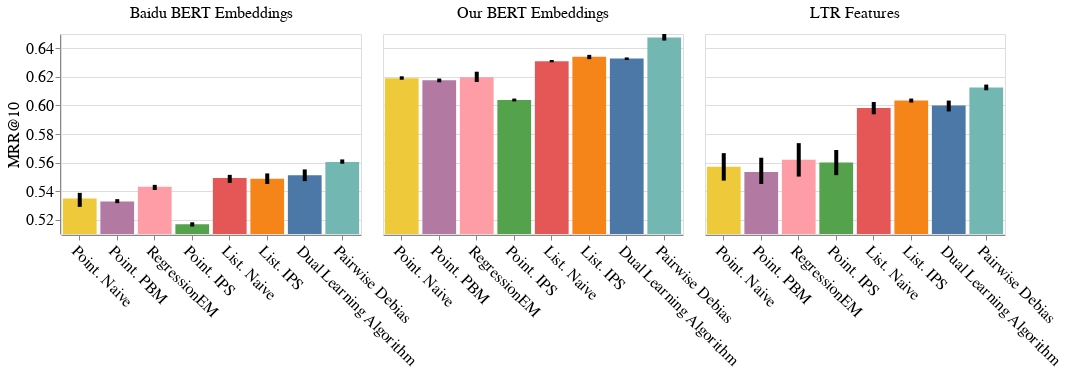

The code cell stored with this chart in its notebook:
### Code cell
metric_df = rel_df.groupby(["data", "model", "random_state"]).aggregate({metric: "mean"}).reset_index()
metric_df = metric_df[metric_df.model.map(lambda x: x in model2name)]
metric_df["model"] = metric_df["model"].map(model2name)
metric_df["data"] = metric_df["data"].map(data2name)

base = alt.Chart(metric_df, width=300)

bars = base.mark_bar().encode(
    x=alt.X("model", title=None, sort=list(model2name.values())).axis(labelAngle=45),
    y=alt.Y(f"mean({metric})").scale(zero=False),
    color=alt.Color("model", title=None, legend=None),
    tooltip=["model", f"mean({metric}):Q"],
)

error = base.mark_errorbar(extent="ci").encode(
    x=alt.X("model", sort=list(model2name.values())),
    y=alt.Y(metric, title=metric.upper()),
    strokeWidth=alt.value(4)
)

(bars + error).facet(
    column=alt.Column("data", title="", sort=list(data2name.values())),   
).configure_legend(
    orient="top",
)

### Figure 1 — Vega specification as saved in the notebook (floating-point values rounded to 4 significant figures)
{"$schema": "https://vega.github.io/schema/vega/v5.json", "data": [{"name": "source_0", "values": [{"data": "Baidu BERT Embeddings", "model": "Dual Learning Algorithm", "random_state": "1906", "mrr@10": 0.548, "column_data_sort_index": 0.0}, {"data": "Baidu BERT Embeddings", "model": "Dual Learning Algorithm", "random_state": "3056", "mrr@10": 0.556, "column_data_sort_index": 0.0}, {"data": "Baidu BERT Embeddings", "model": "Dual Learning Algorithm", "random_state": "4269", "mrr@10": 0.551, "column_data_sort_index": 0.0}, {"data": "Baidu BERT Embeddings", "model": "Dual Learning Algorithm", "random_state": "5227", "mrr@10": 0.557, "column_data_sort_index": 0.0}, {"data": "Baidu BERT Embeddings", "model": "Dual Learning Algorithm", "random_state": "816", "mrr@10": 0.544, "column_data_sort_index": 0.0}, {"data": "Baidu BERT Embeddings", "model": "List. IPS", "random_state": "1906", "mrr@10": 0.549, "column_data_sort_index": 0.0}, {"data": "Baidu BERT Embeddings", "model": "List. IPS", "random_state": "3056", "mrr@10": 0.546, "column_data_sort_index": 0.0}, {"data": "Baidu BERT Embeddings", "model": "List. IPS", "random_state": "4269", "mrr@10": 0.542, "column_data_sort_index": 0.0}, {"data": "Baidu BERT Embeddings", "model": "List. IPS", "random_state": "5227", "mrr@10": 0.552, "column_data_sort_index": 0.0}, {"data": "Baidu BERT Embeddings", "model": "List. IPS", "random_state": "816", "mrr@10": 0.554, "column_data_sort_index": 0.0}, {"data": "Baidu BERT Embeddings", "model": "Point. IPS", "random_state": "1906", "mrr@10": 0.519, "column_data_sort_index": 0.0}, {"data": "Baidu BERT Embeddings", "model": "Point. IPS", "random_state": "3056", "mrr@10": 0.517, "column_data_sort_index": 0.0}, {"data": "Baidu BERT Embeddings", "model": "Point. IPS", "random_state": "4269", "mrr@10": 0.516, "column_data_sort_index": 0.0}, {"data": "Baidu BERT Embeddings", "model": "Point. IPS", "random_state": "5227", "mrr@10": 0.518, "column_data_sort_index": 0.0}, {"data": "Baidu BERT Embeddings", "model": "Point. IPS", "random_state": "816", "mrr@10": 0.514, "column_data_sort_index": 0.0}, {"data": "Baidu BERT Embeddings", "model": "List. Naive", "random_state": "1906", "mrr@10": 0.551, "column_data_sort_index": 0.0}, {"data": "Baidu BERT Embeddings", "model": "List. Naive", "random_state": "3056", "mrr@10": 0.551, "column_data_sort_index": 0.0}, {"data": "Baidu BERT Embeddings", "model": "List. Naive", "random_state": "4269", "mrr@10": 0.543, "column_data_sort_index": 0.0}, {"data": "Baidu BERT Embeddings", "model": "List. Naive", "random_state": "5227", "mrr@10": 0.552, "column_data_sort_index": 0.0}, {"data": "Baidu BERT Embeddings", "model": "List. Naive", "random_state": "816", "mrr@10": 0.549, "column_data_sort_index": 0.0}, {"data": "Baidu BERT Embeddings", "model": "Point. Naive", "random_state": "1906", "mrr@10": 0.523, "column_data_sort_index": 0.0}, {"data": "Baidu BERT Embeddings", "model": "Point. Naive", "random_state": "3056", "mrr@10": 0.538, "column_data_sort_index": 0.0}, {"data": "Baidu BERT Embeddings", "model": "Point. Naive", "random_state": "4269", "mrr@10": 0.539, "column_data_sort_index": 0.0}, {"data": "Baidu BERT Embeddings", "model": "Point. Naive", "random_state": "5227", "mrr@10": 0.535, "column_data_sort_index": 0.0}, {"data": "Baidu BERT Embeddings", "model": "Point. Naive", "random_state": "816", "mrr@10": 0.539, "column_data_sort_index": 0.0}, {"data": "Baidu BERT Embeddings", "model": "Pairwise Debias", "random_state": "1906", "mrr@10": 0.559, "column_data_sort_index": 0.0}, {"data": "Baidu BERT Embeddings", "model": "Pairwise Debias", "random_state": "3056", "mrr@10": 0.56, "column_data_sort_index": 0.0}, {"data": "Baidu BERT Embeddings", "model": "Pairwise Debias", "random_state": "4269", "mrr@10": 0.564, "column_data_sort_index": 0.0}, {"data": "Baidu BERT Embeddings", "model": "Pairwise Debias", "random_state": "5227", "mrr@10": 0.56, "column_data_sort_index": 0.0}, {"data": "Baidu BERT Embeddings", "model": "Pairwise Debias", "random_state": "816", "mrr@10": 0.559, "column_data_sort_index": 0.0}, {"data": "Baidu BERT Embeddings", "model": "Point. PBM", "random_state": "1906", "mrr@10": 0.536, "column_data_sort_index": 0.0}, {"data": "Baidu BERT Embeddings", "model": "Point. PBM", "random_state": "3056", "mrr@10": 0.532, "column_data_sort_index": 0.0}, {"data": "Baidu BERT Embeddings", "model": "Point. PBM", "random_state": "4269", "mrr@10": 0.532, "column_data_sort_index": 0.0}, {"data": "Baidu BERT Embeddings", "model": "Point. PBM", "random_state": "5227", "mrr@10": 0.531, "column_data_sort_index": 0.0}, {"data": "Baidu BERT Embeddings", "model": "Point. PBM", "random_state": "816", "mrr@10": 0.533, "column_data_sort_index": 0.0}, {"data": "Baidu BERT Embeddings", "model": "RegressionEM", "random_state": "1906", "mrr@10": 0.543, "column_data_sort_index": 0.0}, {"data": "Baidu BERT Embeddings", "model": "RegressionEM", "random_state": "3056", "mrr@10": 0.545, "column_data_sort_index": 0.0}, {"data": "Baidu BERT Embeddings", "model": "RegressionEM", "random_state": "4269", "mrr@10": 0.544, "column_data_sort_index": 0.0}, {"data": "Baidu BERT Embeddings", "model": "RegressionEM", "random_state": "5227", "mrr@10": 0.544, "column_data_sort_index": 0.0}, {"data": "Baidu BERT Embeddings", "model": "RegressionEM", "random_state": "816", "mrr@10": 0.539, "column_data_sort_index": 0.0}, {"data": "LTR Features", "model": "Dual Learning Algorithm", "random_state": "1906", "mrr@10": 0.593, "column_data_sort_index": 2.0}, {"data": "LTR Features", "model": "Dual Learning Algorithm", "random_state": "3056", "mrr@10": 0.605, "column_data_sort_index": 2.0}, {"data": "LTR Features", "model": "Dual Learning Algorithm", "random_state": "4269", "mrr@10": 0.597, "column_data_sort_index": 2.0}, {"data": "LTR Features", "model": "Dual Learning Algorithm", "random_state": "5227", "mrr@10": 0.602, "column_data_sort_index": 2.0}, {"data": "LTR Features", "model": "Dual Learning Algorithm", "random_state": "816", "mrr@10": 0.603, "column_data_sort_index": 2.0}, {"data": "LTR Features", "model": "List. IPS", "random_state": "1906", "mrr@10": 0.601, "column_data_sort_index": 2.0}, {"data": "LTR Features", "model": "List. IPS", "random_state": "3056", "mrr@10": 0.604, "column_data_sort_index": 2.0}, {"data": "LTR Features", "model": "List. IPS", "random_state": "4269", "mrr@10": 0.606, "column_data_sort_index": 2.0}, {"data": "LTR Features", "model": "List. IPS", "random_state": "5227", "mrr@10": 0.604, "column_data_sort_index": 2.0}, {"data": "LTR Features", "model": "List. IPS", "random_state": "816", "mrr@10": 0.602, "column_data_sort_index": 2.0}, {"data": "LTR Features", "model": "Point. IPS", "random_state": "1906", "mrr@10": 0.57, "column_data_sort_index": 2.0}, {"data": "LTR Features", "model": "Point. IPS", "random_state": "3056", "mrr@10": 0.558, "column_data_sort_index": 2.0}, {"data": "LTR Features", "model": "Point. IPS", "random_state": "4269", "mrr@10": 0.548, "column_data_sort_index": 2.0}, {"data": "LTR Features", "model": "Point. IPS", "random_state": "5227", "mrr@10": 0.573, "column_data_sort_index": 2.0}, {"data": "LTR Features", "model": "Point. IPS", "random_state": "816", "mrr@10": 0.551, "column_data_sort_index": 2.0}, {"data": "LTR Features", "model": "List. Naive", "random_state": "1906", "mrr@10": 0.6, "column_data_sort_index": 2.0}, {"data": "LTR Features", "model": "List. Naive", "random_state": "3056", "mrr@10": 0.593, "column_data_sort_index": 2.0}, {"data": "LTR Features", "model": "List. Naive", "random_state": "4269", "mrr@10": 0.606, "column_data_sort_index": 2.0}, {"data": "LTR Features", "model": "List. Naive", "random_state": "5227", "mrr@10": 0.6, "column_data_sort_index": 2.0}, {"data": "LTR Features", "model": "List. Naive", "random_state": "816", "mrr@10": 0.592, "column_data_sort_index": 2.0}, {"data": "LTR Features", "model": "Point. Naive", "random_state": "1906", "mrr@10": 0.549, "column_data_sort_index": 2.0}, {"data": "LTR Features", "model": "Point. Naive", "random_state": "3056", "mrr@10": 0.561, "column_data_sort_index": 2.0}, {"data": "LTR Features", "model": "Point. Naive", "random_state": "4269", "mrr@10": 0.539, "column_data_sort_index": 2.0}, {"data": "LTR Features", "model": "Point. Naive", "random_state": "5227", "mrr@10": 0.569, "column_data_sort_index": 2.0}, {"data": "LTR Features", "model": "Point. Naive", "random_state": "816", "mrr@10": 0.567, "column_data_sort_index": 2.0}, {"data": "LTR Features", "model": "Pairwise Debias", "random_state": "1906", "mrr@10": 0.61, "column_data_sort_index": 2.0}, {"data": "LTR Features", "model": "Pairwise Debias", "random_state": "3056", "mrr@10": 0.615, "column_data_sort_index": 2.0}, {"data": "LTR Features", "model": "Pairwise Debias", "random_state": "4269", "mrr@10": 0.616, "column_data_sort_index": 2.0}, {"data": "LTR Features", "model": "Pairwise Debias", "random_state": "5227", "mrr@10": 0.611, "column_data_sort_index": 2.0}, {"data": "LTR Features", "model": "Pairwise Debias", "random_state": "816", "mrr@10": 0.611, "column_data_sort_index": 2.0}, {"data": "LTR Features", "model": "Point. PBM", "random_state": "1906", "mrr@10": 0.559, "column_data_sort_index": 2.0}, {"data": "LTR Features", "model": "Point. PBM", "random_state": "3056", "mrr@10": 0.545, "column_data_sort_index": 2.0}, {"data": "LTR Features", "model": "Point. PBM", "random_state": "4269", "mrr@10": 0.543, "column_data_sort_index": 2.0}, {"data": "LTR Features", "model": "Point. PBM", "random_state": "5227", "mrr@10": 0.549, "column_data_sort_index": 2.0}, {"data": "LTR Features", "model": "Point. PBM", "random_state": "816", "mrr@10": 0.571, "column_data_sort_index": 2.0}, {"data": "LTR Features", "model": "RegressionEM", "random_state": "1906", "mrr@10": 0.558, "column_data_sort_index": 2.0}, {"data": "LTR Features", "model": "RegressionEM", "random_state": "3056", "mrr@10": 0.552, "column_data_sort_index": 2.0}, {"data": "LTR Features", "model": "RegressionEM", "random_state": "4269", "mrr@10": 0.577, "column_data_sort_index": 2.0}, {"data": "LTR Features", "model": "RegressionEM", "random_state": "5227", "mrr@10": 0.578, "column_data_sort_index": 2.0}, {"data": "LTR Features", "model": "RegressionEM", "random_state": "816", "mrr@10": 0.545, "column_data_sort_index": 2.0}, {"data": "Our BERT Embeddings", "model": "Dual Learning Algorithm", "random_state": "1906", "mrr@10": 0.631, "column_data_sort_index": 1.0}, {"data": "Our BERT Embeddings", "model": "Dual Learning Algorithm", "random_state": "3056", "mrr@10": 0.633, "column_data_sort_index": 1.0}, {"data": "Our BERT Embeddings", "model": "Dual Learning Algorithm", "random_state": "4269", "mrr@10": 0.633, "column_data_sort_index": 1.0}, {"data": "Our BERT Embeddings", "model": "Dual Learning Algorithm", "random_state": "5227", "mrr@10": 0.634, "column_data_sort_index": 1.0}, {"data": "Our BERT Embeddings", "model": "Dual Learning Algorithm", "random_state": "816", "mrr@10": 0.633, "column_data_sort_index": 1.0}, {"data": "Our BERT Embeddings", "model": "List. IPS", "random_state": "1906", "mrr@10": 0.636, "column_data_sort_index": 1.0}, {"data": "Our BERT Embeddings", "model": "List. IPS", "random_state": "3056", "mrr@10": 0.633, "column_data_sort_index": 1.0}, {"data": "Our BERT Embeddings", "model": "List. IPS", "random_state": "4269", "mrr@10": 0.635, "column_data_sort_index": 1.0}, {"data": "Our BERT Embeddings", "model": "List. IPS", "random_state": "5227", "mrr@10": 0.635, "column_data_sort_index": 1.0}, {"data": "Our BERT Embeddings", "model": "List. IPS", "random_state": "816", "mrr@10": 0.631, "column_data_sort_index": 1.0}, {"data": "Our BERT Embeddings", "model": "Point. IPS", "random_state": "1906", "mrr@10": 0.605, "column_data_sort_index": 1.0}, {"data": "Our BERT Embeddings", "model": "Point. IPS", "random_state": "3056", "mrr@10": 0.604, "column_data_sort_index": 1.0}, {"data": "Our BERT Embeddings", "model": "Point. IPS", "random_state": "4269", "mrr@10": 0.602, "column_data_sort_index": 1.0}, {"data": "Our BERT Embeddings", "model": "Point. IPS", "random_state": "5227", "mrr@10": 0.605, "column_data_sort_index": 1.0}, {"data": "Our BERT Embeddings", "model": "Point. IPS", "random_state": "816", "mrr@10": 0.603, "column_data_sort_index": 1.0}, {"data": "Our BERT Embeddings", "model": "List. Naive", "random_state": "1906", "mrr@10": 0.63, "column_data_sort_index": 1.0}, {"data": "Our BERT Embeddings", "model": "List. Naive", "random_state": "3056", "mrr@10": 0.63, "column_data_sort_index": 1.0}, {"data": "Our BERT Embeddings", "model": "List. Naive", "random_state": "4269", "mrr@10": 0.631, "column_data_sort_index": 1.0}, {"data": "Our BERT Embeddings", "model": "List. Naive", "random_state": "5227", "mrr@10": 0.632, "column_data_sort_index": 1.0}, {"data": "Our BERT Embeddings", "model": "List. Naive", "random_state": "816", "mrr@10": 0.632, "column_data_sort_index": 1.0}, {"data": "Our BERT Embeddings", "model": "Point. Naive", "random_state": "1906", "mrr@10": 0.619, "column_data_sort_index": 1.0}, {"data": "Our BERT Embeddings", "model": "Point. Naive", "random_state": "3056", "mrr@10": 0.618, "column_data_sort_index": 1.0}, {"data": "Our BERT Embeddings", "model": "Point. Naive", "random_state": "4269", "mrr@10": 0.618, "column_data_sort_index": 1.0}, {"data": "Our BERT Embeddings", "model": "Point. Naive", "random_state": "5227", "mrr@10": 0.622, "column_data_sort_index": 1.0}, {"data": "Our BERT Embeddings", "model": "Point. Naive", "random_state": "816", "mrr@10": 0.618, "column_data_sort_index": 1.0}, {"data": "Our BERT Embeddings", "model": "Pairwise Debias", "random_state": "1906", "mrr@10": 0.644, "column_data_sort_index": 1.0}, {"data": "Our BERT Embeddings", "model": "Pairwise Debias", "random_state": "3056", "mrr@10": 0.65, "column_data_sort_index": 1.0}, {"data": "Our BERT Embeddings", "model": "Pairwise Debias", "random_state": "4269", "mrr@10": 0.647, "column_data_sort_index": 1.0}, {"data": "Our BERT Embeddings", "model": "Pairwise Debias", "random_state": "5227", "mrr@10": 0.646, "column_data_sort_index": 1.0}, {"data": "Our BERT Embeddings", "model": "Pairwise Debias", "random_state": "816", "mrr@10": 0.651, "column_data_sort_index": 1.0}, {"data": "Our BERT Embeddings", "model": "Point. PBM", "random_state": "1906", "mrr@10": 0.619, "column_data_sort_index": 1.0}, {"data": "Our BERT Embeddings", "model": "Point. PBM", "random_state": "3056", "mrr@10": 0.619, "column_data_sort_index": 1.0}, {"data": "Our BERT Embeddings", "model": "Point. PBM", "random_state": "4269", "mrr@10": 0.618, "column_data_sort_index": 1.0}, {"data": "Our BERT Embeddings", "model": "Point. PBM", "random_state": "5227", "mrr@10": 0.615, "column_data_sort_index": 1.0}, {"data": "Our BERT Embeddings", "model": "Point. PBM", "random_state": "816", "mrr@10": 0.617, "column_data_sort_index": 1.0}, {"data": "Our BERT Embeddings", "model": "RegressionEM", "random_state": "1906", "mrr@10": 0.627, "column_data_sort_index": 1.0}, {"data": "Our BERT Embeddings", "model": "RegressionEM", "random_state": "3056", "mrr@10": 0.618, "column_data_sort_index": 1.0}, {"data": "Our BERT Embeddings", "model": "RegressionEM", "random_state": "4269", "mrr@10": 0.617, "column_data_sort_index": 1.0}, {"data": "Our BERT Embeddings", "model": "RegressionEM", "random_state": "5227", "mrr@10": 0.622, "column_data_sort_index": 1.0}, {"data": "Our BERT Embeddings", "model": "RegressionEM", "random_state": "816", "mrr@10": 0.615, "column_data_sort_index": 1.0}]}, {"name": "column_domain", "values": [{"data": "Baidu BERT Embeddings", "column_data_sort_index": 0.0}, {"data": "LTR Features", "column_data_sort_index": 2.0}, {"data": "Our BERT Embeddings", "column_data_sort_index": 1.0}]}, {"name": "data_1"}, {"name": "data_2", "values": [{"mean_mrr@10": 0.5512, "model": "Dual Learning Algorithm"}, {"mean_mrr@10": 0.5484, "model": "List. IPS"}, {"mean_mrr@10": 0.5169, "model": "Point. IPS"}, {"mean_mrr@10": 0.5491, "model": "List. Naive"}, {"mean_mrr@10": 0.5349, "model": "Point. Naive"}, {"mean_mrr@10": 0.5605, "model": "Pairwise Debias"}, {"mean_mrr@10": 0.5328, "model": "Point. PBM"}, {"mean_mrr@10": 0.543, "model": "RegressionEM"}, {"mean_mrr@10": 0.6001, "model": "Dual Learning Algorithm"}, {"mean_mrr@10": 0.6032, "model": "List. IPS"}, {"mean_mrr@10": 0.56, "model": "Point. IPS"}, {"mean_mrr@10": 0.5983, "model": "List. Naive"}, {"mean_mrr@10": 0.5571, "model": "Point. Naive"}, {"mean_mrr@10": 0.6126, "model": "Pairwise Debias"}, {"mean_mrr@10": 0.5534, "model": "Point. PBM"}, {"mean_mrr@10": 0.5622, "model": "RegressionEM"}, {"mean_mrr@10": 0.6328, "model": "Dual Learning Algorithm"}, {"mean_mrr@10": 0.6338, "model": "List. IPS"}, {"mean_mrr@10": 0.604, "model": "Point. IPS"}, {"mean_mrr@10": 0.6313, "model": "List. Naive"}, {"mean_mrr@10": 0.619, "model": "Point. Naive"}, {"mean_mrr@10": 0.6477, "model": "Pairwise Debias"}, {"mean_mrr@10": 0.6177, "model": "Point. PBM"}, {"mean_mrr@10": 0.62, "model": "RegressionEM"}]}, {"name": "data_3", "source": "source_0", "transform": [{"type": "aggregate", "groupby": ["model", "data"], "fields": ["mrr@10", "mrr@10", "mrr@10"], "ops": ["ci0", "ci1", "mean"], "as": ["lower_mrr@10", "upper_mrr@10", "center_mrr@10"]}, {"type": "formula", "expr": "datum[\"model\"]===\"Point. Naive\" ? 0 : datum[\"model\"]===\"Point. PBM\" ? 1 : datum[\"model\"]===\"RegressionEM\" ? 2 : datum[\"model\"]===\"Point. IPS\" ? 3 : datum[\"model\"]===\"List. Naive\" ? 4 : datum[\"model\"]===\"List. IPS\" ? 5 : datum[\"model\"]===\"Dual Learning Algorithm\" ? 6 : datum[\"model\"]===\"Pairwise Debias\" ? 7 : 8", "as": "x_model_sort_index"}, {"type": "formula", "expr": "datum[\"model\"]===\"Point. Naive\" ? 0 : datum[\"model\"]===\"Point. PBM\" ? 1 : datum[\"model\"]===\"RegressionEM\" ? 2 : datum[\"model\"]===\"Point. IPS\" ? 3 : datum[\"model\"]===\"List. Naive\" ? 4 : datum[\"model\"]===\"List. IPS\" ? 5 : datum[\"model\"]===\"Dual Learning Algorithm\" ? 6 : datum[\"model\"]===\"Pairwise Debias\" ? 7 : 8", "as": "tooltip_model_sort_index"}, {"type": "project", "fields": ["lower_mrr@10", "model", "upper_mrr@10", "x_model_sort_index"]}]}, {"name": "data_4", "source": "data_3", "transform": [{"type": "filter", "expr": "isValid(datum[\"lower_mrr@10\"]) && isFinite(+datum[\"lower_mrr@10\"])"}, {"type": "project", "fields": ["lower_mrr@10", "upper_mrr@10"]}]}, {"name": "data_1_x_domain_model_0", "values": [{"model": "Dual Learning Algorithm", "sort_field": 6.0}, {"model": "List. IPS", "sort_field": 5.0}, {"model": "Point. IPS", "sort_field": 3.0}, {"model": "List. Naive", "sort_field": 4.0}, {"model": "Point. Naive", "sort_field": 0.0}, {"model": "Pairwise Debias", "sort_field": 7.0}, {"model": "Point. PBM", "sort_field": 1.0}, {"model": "RegressionEM", "sort_field": 2.0}]}, {"name": "data_3_x_domain_model_1", "source": "data_3", "transform": [{"type": "aggregate", "groupby": ["model"], "fields": ["x_model_sort_index"], "ops": ["min"], "as": ["sort_field"]}, {"type": "project", "fields": ["model", "sort_field"]}]}, {"name": "data_2_color_domain_model", "values": [{"model": "Dual Learning Algorithm"}, {"model": "List. IPS"}, {"model": "Point. IPS"}, {"model": "List. Naive"}, {"model": "Point. Naive"}, {"model": "Pairwise Debias"}, {"model": "Point. PBM"}, {"model": "RegressionEM"}]}], "signals": [{"name": "child_width", "value": 300}, {"name": "child_height", "value": 200}], "marks": [{"type": "group", "name": "row_header", "encode": {"update": {"height": {"signal": "child_height"}}}, "axes": [{"scale": "y", "zindex": 0, "grid": false, "orient": "left", "labelOverlap": true, "tickCount": {"signal": "ceil(child_height/40)"}, "title": "MRR@10"}], "role": "row-header"}, {"type": "group", "name": "column_header", "from": {"data": "column_domain"}, "sort": {"field": "datum[\"column_data_sort_index\"]", "order": "ascending"}, "encode": {"update": {"width": {"signal": "child_width"}}}, "title": {"text": {"signal": "isValid(parent[\"data\"]) ? parent[\"data\"] : \"\"+parent[\"data\"]"}, "fontWeight": "normal", "fontSize": 16, "offset": 10, "style": "guide-label", "font": "serif", "frame": "group"}, "role": "column-header"}, {"type": "group", "name": "column_footer", "from": {"data": "column_domain"}, "sort": {"field": "datum[\"column_data_sort_index\"]", "order": "ascending"}, "encode": {"update": {"width": {"signal": "child_width"}}}, "axes": [{"scale": "x", "zindex": 0, "labelAngle": 45, "orient": "bottom", "grid": false, "labelAlign": "left", "labelBaseline": "top"}], "role": "column-footer"}, {"type": "group", "name": "cell", "from": {"facet": {"data": "source_0", "name": "facet", "groupby": ["data"], "aggregate": {"fields": ["column_data_sort_index"], "ops": ["max"], "as": ["column_data_sort_index"]}}}, "sort": {"field": ["datum[\"column_data_sort_index\"]"], "order": ["ascending"]}, "encode": {"update": {"width": {"signal": "child_width"}, "height": {"signal": "child_height"}}}, "data": [{"name": "data_0", "source": "facet", "transform": [{"type": "formula", "expr": "datum[\"model\"]===\"Point. Naive\" ? 0 : datum[\"model\"]===\"Point. PBM\" ? 1 : datum[\"model\"]===\"RegressionEM\" ? 2 : datum[\"model\"]===\"Point. IPS\" ? 3 : datum[\"model\"]===\"List. Naive\" ? 4 : datum[\"model\"]===\"List. IPS\" ? 5 : datum[\"model\"]===\"Dual Learning Algorithm\" ? 6 : datum[\"model\"]===\"Pairwise Debias\" ? 7 : 8", "as": "x_model_sort_index"}, {"type": "project", "fields": ["model", "mrr@10"]}]}, {"name": "data_1", "source": "data_0", "transform": [{"type": "aggregate", "groupby": ["model"], "fields": ["mrr@10"], "ops": ["mean"], "as": ["mean_mrr@10"]}, {"type": "filter", "expr": "isValid(datum[\"mean_mrr@10\"]) && isFinite(+datum[\"mean_mrr@10\"])"}, {"type": "project", "fields": ["mean_mrr@10", "model"]}]}, {"name": "data_2", "source": "facet", "transform": [{"type": "aggregate", "groupby": ["model"], "fields": ["mrr@10", "mrr@10", "mrr@10"], "ops": ["ci0", "ci1", "mean"], "as": ["lower_mrr@10", "upper_mrr@10", "center_mrr@10"]}, {"type": "formula", "expr": "datum[\"model\"]===\"Point. Naive\" ? 0 : datum[\"model\"]===\"Point. PBM\" ? 1 : datum[\"model\"]===\"RegressionEM\" ? 2 : datum[\"model\"]===\"Point. IPS\" ? 3 : datum[\"model\"]===\"List. Naive\" ? 4 : datum[\"model\"]===\"List. IPS\" ? 5 : datum[\"model\"]===\"Dual Learning Algorithm\" ? 6 : datum[\"model\"]===\"Pairwise Debias\" ? 7 : 8", "as": "x_model_sort_index"}, {"type": "formula", "expr": "datum[\"model\"]===\"Point. Naive\" ? 0 : datum[\"model\"]===\"Point. PBM\" ? 1 : datum[\"model\"]===\"RegressionEM\" ? 2 : datum[\"model\"]===\"Point. IPS\" ? 3 : datum[\"model\"]===\"List. Naive\" ? 4 : datum[\"model\"]===\"List. IPS\" ? 5 : datum[\"model\"]===\"Dual Learning Algorithm\" ? 6 : datum[\"model\"]===\"Pairwise Debias\" ? 7 : 8", "as": "tooltip_model_sort_index"}, {"type": "project", "fields": ["center_mrr@10", "lower_mrr@10", "model", "upper_mrr@10"]}]}, {"name": "data_3", "source": "data_2", "transform": [{"type": "filter", "expr": "isValid(datum[\"lower_mrr@10\"]) && isFinite(+datum[\"lower_mrr@10\"])"}, {"type": "project", "fields": ["center_mrr@10", "lower_mrr@10", "model", "upper_mrr@10"]}]}], "marks": [{"type": "rect", "name": "child_layer_0_marks", "from": {"data": "data_1"}, "encode": {"update": {"width": {"signal": "max(0.25, bandwidth('x'))"}, "tooltip": {"signal": "{\"model\": isValid(datum[\"model\"]) ? datum[\"model\"] : \"\"+datum[\"model\"], \"Mean of mrr@10\": format(datum[\"mean_mrr@10\"], \"\")}"}, "description": {"signal": "\"model: \" + (isValid(datum[\"model\"]) ? datum[\"model\"] : \"\"+datum[\"model\"]) + \"; Mean of mrr@10: \" + (format(datum[\"mean_mrr@10\"], \"\"))"}, "fill": {"field": "model", "scale": "color"}, "ariaRoleDescription": {"value": "bar"}, "x": {"field": "model", "scale": "x"}, "y2": {"field": {"signal": null, "datum": null, "group": "height", "parent": null}}, "y": {"field": "mean_mrr@10", "scale": "y"}}}, "style": ["bar"]}, {"type": "rule", "name": "child_layer_1_marks", "from": {"data": "data_3"}, "encode": {"update": {"description": {"signal": "\"model: \" + (isValid(datum[\"model\"]) ? datum[\"model\"] : \"\"+datum[\"model\"]) + \"; MRR@10: \" + (format(datum[\"lower_mrr@10\"], \"\")) + \"; upper_mrr@10: \" + (format(datum[\"upper_mrr@10\"], \"\")) + \"; Ci1 of mrr@10: \" + (format(datum[\"upper_mrr@10\"], \"\")) + \"; Ci0 of mrr@10: \" + (format(datum[\"lower_mrr@10\"], \"\")) + \"; Mean of mrr@10: \" + (format(datum[\"center_mrr@10\"], \"\"))"}, "x": {"field": "model", "scale": "x", "band": 0.5}, "tooltip": {"signal": "{\"Ci1 of mrr@10\": format(datum[\"upper_mrr@10\"], \"\"), \"Ci0 of mrr@10\": format(datum[\"lower_mrr@10\"], \"\"), \"Mean of mrr@10\": format(datum[\"center_mrr@10\"], \"\"), \"model\": isValid(datum[\"model\"]) ? datum[\"model\"] : \"\"+datum[\"model\"]}"}, "ariaRoleDescription": {"value": "errorbar"}, "stroke": {"value": "black"}, "strokeWidth": {"value": 4}, "y": {"field": "lower_mrr@10", "scale": "y"}, "y2": {"field": "upper_mrr@10", "scale": "y"}}}, "style": ["rule", "errorbar-rule"]}], "axes": [{"scale": "y", "ticks": false, "labels": false, "minExtent": 0, "gridScale": "x", "maxExtent": 0, "aria": false, "orient": "left", "tickCount": {"signal": "ceil(child_height/40)"}, "zindex": 0, "grid": true, "domain": false}], "style": "cell"}], "scales": [{"name": "x", "type": "band", "domain": {"fields": [{"data": "data_1_x_domain_model_0", "field": "model"}, {"data": "data_3_x_domain_model_1", "field": "model"}], "sort": {"op": "max", "field": "sort_field"}}, "range": [0, {"signal": "child_width"}], "paddingInner": 0.1, "paddingOuter": 0.05}, {"name": "y", "type": "linear", "domain": {"fields": [{"data": "data_2", "field": "mean_mrr@10"}, {"data": "data_4", "field": "lower_mrr@10"}, {"data": "data_4", "field": "upper_mrr@10"}]}, "range": [{"signal": "child_height"}, 0], "nice": true, "zero": false}, {"name": "color", "type": "ordinal", "domain": {"data": "data_2_color_domain_model", "field": "model", "sort": true}, "range": "category"}], "padding": 5, "background": "white", "layout": {"padding": 20, "columns": {"signal": "length(data('column_domain'))"}, "bounds": "full", "align": "all"}, "config": {"axis": {"titleFont": "serif", "titleFontWeight": "normal", "titleFontSize": 16, "labelFont": "serif", "labelFontWeight": "normal", "labelFontSize": 16}, "headerColumn": {"titleFont": "serif", "titleFontWeight": "normal", "titleFontSize": 16, "labelFont": "serif", "labelFontWeight": "normal", "labelFontSize": 16}, "legend": {"labelFont": "serif", "titleFont": "serif", "titleFontSize": 16, "labelFontSize": 16, "orient": "top"}, "style": {"text": {"font": "serif", "fontSize": 14}, "group-title": {"font": "serif", "fontWeight": "normal", "fontSize": 16, "dx": 5}, "group-subtitle": {"dx": 5}}}}
